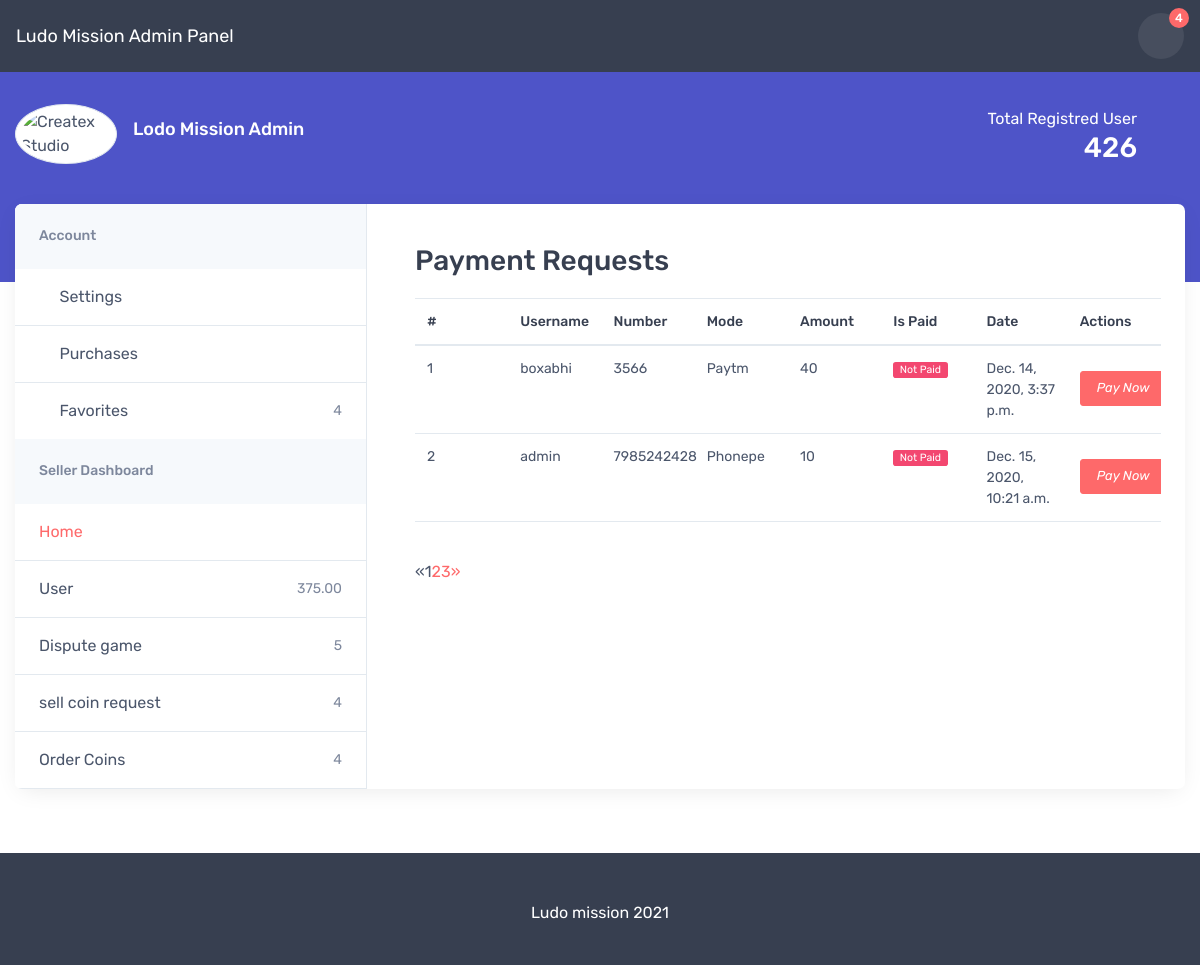
The page /paneladmin/sellcoinsrequest/ on the database its author committed.
### transaction/models.py (models this page shows)
class SellCoins(models.Model):
    user = models.ForeignKey(User, related_name="SellCoins" , on_delete=models.CASCADE)
    amount = models.IntegerField(default=0)
    payment_mode = models.CharField(max_length=100 , default="Paytm")
    number = models.CharField(max_length=100)
    is_paid = models.BooleanField(default=False)
    trasaction_id = models.CharField(max_length=100)
    created_at = models.DateTimeField(auto_now=True)

### adminpanel/views.py (the view)
# urls.py: path('sellcoinsrequest/' , sellcoinsrequest , name="sellcoinsrequest"),
def sellcoinsrequest(request):
    objects = SellCoins.objects.all()
    paginator  = Paginator(objects, 2)
    page  = request.GET.get('page' , 1)
    try:
        page_obj = paginator.page(page)
    except PageNotAnInteger:
        page_obj = paginator.page(1)
    except EmptyPage:
        page_obj= paginator.page(paginator.num_pages)
    context = {'page_obj': page_obj}
    for p in page_obj:
        print(p)
    return render(request, 'admin/sellcoinsrequests.html' , context)

### templates/admin/sellcoinsrequests.html
{% extends "admin/base.html" %}
{% block start %}
<section class="col-lg-8 pt-lg-4 pb-4 mb-3">
  <div class="pt-2 px-4 pl-lg-0 pr-xl-5">
    <h2 class="h3 py-2 text-center text-sm-left">Payment Requests</h2>
    <div class="table-responsive">
      <table class="table table-fixed font-size-sm mb-0">
        <thead>
          <tr>
            <th>#</th>
            <th>Username</th>
            <th> Number</th>
            <th> Mode</th>
            <th>Amount</th>
            <th>Is Paid</th>
            <th>Date</th>
            <th>Actions</th>
          </tr>
        </thead>
        <tbody>
          {% for sell_coin in page_obj %}
          <tr>
            <td>{{forloop.counter}}</td>
            <td>{{sell_coin.user.username}}</td>
            <td>{{sell_coin.number}}</td>
            <td>{{sell_coin.payment_mode}}</td>
            <td>{{sell_coin.amount}}</td>
            <td> {% if sell_coin.is_paid %}
              <span class="badge badge-success m-0">Paid</span>
              {%  else %}
              <span class="badge badge-danger m-0">Not Paid</span>
              {% endif %}</td>
              <td>{{sell_coin.created_at}}</td>
            <td class="py-3 align-middle">
              <a class="nav-link-style mr-2" href="{%url 'paycoins'%}" data-toggle="tooltip"
                title="Paynow"><i class="btn btn-primary btn-sm">Pay Now</i></td>
          </tr>
          {% endfor %}
        </tbody>
      </table>
    </div>
    <hr class="mb-grid-gutter">
    {% if page_obj.has_other_pages %}
    <nav class="d-flex justify-content-between pt-2" aria-label="Page navigation">
    <ul class="pagination">
        {% if page_obj.has_previous %}
        <li class="page-item"><a class="page-link"href="?page={{ page_obj.previous_page_number }}">&laquo;</a></li>
        {% else %}
        <li class="disabled"><span>&laquo;</span></li>
        {% endif %}
        {% for i in page_obj.paginator.page_range %}
        {% if page_obj.number == i %}
        <li class="active"><span>{{ i }} <span class="sr-only">(current)</span></span></li>
        {% else %}
        <li><a href="?page={{ i }}">{{ i }}</a></li>
        {% endif %}
        {% endfor %}
        {% if page_obj.has_next %}
        <li><a href="?page={{ page_obj.next_page_number }}">&raquo;</a></li>
        {% else %}
        <li class="disabled"><span>&raquo;</span></li>
        {% endif %}
    </ul>
  </nav>
    {% endif %}
  </div>
</section>
</div>
</div>
</div>
{% endblock %}

### rows shown on the page
SellCoins: user.username "boxabhi", number "3566", payment_mode "Paytm", amount "40", is_paid "Not Paid", created_at "Dec. 14, 2020, 3:37 p.m."
SellCoins: user.username "admin", number "7985242428", payment_mode "Phonepe", amount "10", is_paid "Not Paid", created_at "Dec. 15, 2020, 10:21 a.m."

### other values the page prints
{{ i }} "1"
{{ i }} "2" "3"
